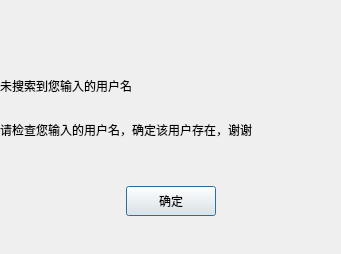
<?xml version="1.0" encoding="UTF-8"?>
<ui version="4.0">
 <class>FindFailWidgetClass</class>
 <widget class="QDialog" name="FindFailWidgetClass">
  <property name="geometry">
   <rect>
    <x>0</x>
    <y>0</y>
    <width>341</width>
    <height>254</height>
   </rect>
  </property>
  <property name="windowTitle">
   <string>FindFailWidget</string>
  </property>
  <layout class="QVBoxLayout" name="verticalLayout">
   <property name="leftMargin">
    <number>0</number>
   </property>
   <property name="topMargin">
    <number>0</number>
   </property>
   <property name="rightMargin">
    <number>0</number>
   </property>
   <property name="bottomMargin">
    <number>0</number>
   </property>
   <item>
    <spacer name="verticalSpacer">
     <property name="orientation">
      <enum>Qt::Vertical</enum>
     </property>
     <property name="sizeType">
      <enum>QSizePolicy::Fixed</enum>
     </property>
     <property name="sizeHint" stdset="0">
      <size>
       <width>20</width>
       <height>60</height>
      </size>
     </property>
    </spacer>
   </item>
   <item>
    <widget class="QLabel" name="fail_tip">
     <property name="minimumSize">
      <size>
       <width>0</width>
       <height>25</height>
      </size>
     </property>
     <property name="maximumSize">
      <size>
       <width>16777215</width>
       <height>25</height>
      </size>
     </property>
     <property name="text">
      <string>未搜索到您输入的用户名</string>
     </property>
    </widget>
   </item>
   <item>
    <widget class="QLabel" name="fail_tip2">
     <property name="minimumSize">
      <size>
       <width>0</width>
       <height>25</height>
      </size>
     </property>
     <property name="maximumSize">
      <size>
       <width>16777215</width>
       <height>25</height>
      </size>
     </property>
     <property name="text">
      <string>请检查您输入的用户名，确定该用户存在，谢谢</string>
     </property>
    </widget>
   </item>
   <item>
    <widget class="QWidget" name="widget" native="true">
     <property name="minimumSize">
      <size>
       <width>0</width>
       <height>80</height>
      </size>
     </property>
     <property name="maximumSize">
      <size>
       <width>16777215</width>
       <height>80</height>
      </size>
     </property>
     <layout class="QHBoxLayout" name="horizontalLayout">
      <property name="spacing">
       <number>0</number>
      </property>
      <property name="leftMargin">
       <number>0</number>
      </property>
      <property name="topMargin">
       <number>0</number>
      </property>
      <property name="rightMargin">
       <number>0</number>
      </property>
      <property name="bottomMargin">
       <number>0</number>
      </property>
      <item>
       <spacer name="horizontalSpacer">
        <property name="orientation">
         <enum>Qt::Horizontal</enum>
        </property>
        <property name="sizeHint" stdset="0">
         <size>
          <width>40</width>
          <height>20</height>
         </size>
        </property>
       </spacer>
      </item>
      <item>
       <widget class="ClickedBtn" name="fail_sure_btn">
        <property name="minimumSize">
         <size>
          <width>90</width>
          <height>30</height>
         </size>
        </property>
        <property name="maximumSize">
         <size>
          <width>90</width>
          <height>30</height>
         </size>
        </property>
        <property name="text">
         <string>确定</string>
        </property>
       </widget>
      </item>
      <item>
       <spacer name="horizontalSpacer_2">
        <property name="orientation">
         <enum>Qt::Horizontal</enum>
        </property>
        <property name="sizeHint" stdset="0">
         <size>
          <width>40</width>
          <height>20</height>
         </size>
        </property>
       </spacer>
      </item>
     </layout>
    </widget>
   </item>
  </layout>
 </widget>
 <layoutdefault spacing="6" margin="11"/>
 <customwidgets>
  <customwidget>
   <class>ClickedBtn</class>
   <extends>QPushButton</extends>
   <header location="global">ClickedBtn.h</header>
  </customwidget>
 </customwidgets>
 <resources/>
 <connections/>
</ui>
